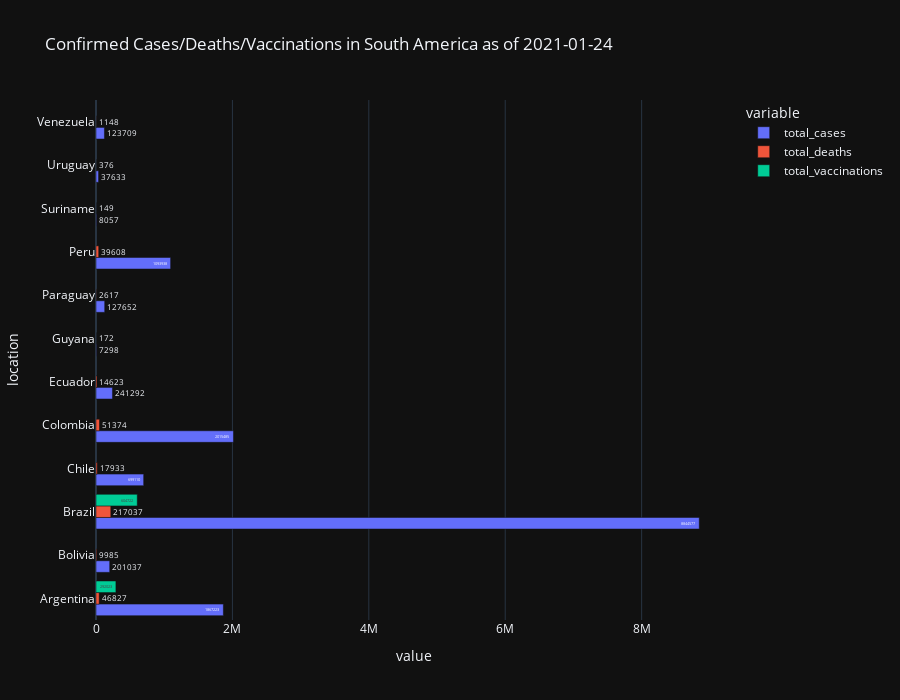

Notebook code for this chart:
### Code cell
#Plot South American countries cases, deaths, vaccinations administered
fig = px.bar(South_America_melt,
             x='value', y='location', color='variable', barmode='group',
             title='Confirmed Cases/Deaths/Vaccinations in South America as of 2021-01-24', text='value', height=700)
fig.show()

### Figure 1 — Plotly figure (JSON) as saved in the notebook; plotly's stock layout.template omitted (floating-point values rounded to 4 significant figures)
{"data": [{"alignmentgroup": "True", "hovertemplate": "variable=total_cases<br>value=%{text}<br>location=%{y}<extra></extra>", "legendgroup": "total_cases", "marker": {"color": "#636efa"}, "name": "total_cases", "offsetgroup": "total_cases", "orientation": "h", "showlegend": true, "text": [1867223, 201037, 8844577, 699110, 2015485, 241292, 7298, 127652, 1093938, 8057, 37633, 123709], "textposition": "auto", "type": "bar", "x": [1867223, 201037, 8844577, 699110, 2015485, 241292, 7298, 127652, 1093938, 8057, 37633, 123709], "xaxis": "x", "y": ["Argentina", "Bolivia", "Brazil", "Chile", "Colombia", "Ecuador", "Guyana", "Paraguay", "Peru", "Suriname", "Uruguay", "Venezuela"], "yaxis": "y"}, {"alignmentgroup": "True", "hovertemplate": "variable=total_deaths<br>value=%{text}<br>location=%{y}<extra></extra>", "legendgroup": "total_deaths", "marker": {"color": "#EF553B"}, "name": "total_deaths", "offsetgroup": "total_deaths", "orientation": "h", "showlegend": true, "text": [46827, 9985, 217037, 17933, 51374, 14623, 172, 2617, 39608, 149, 376, 1148], "textposition": "auto", "type": "bar", "x": [46827, 9985, 217037, 17933, 51374, 14623, 172, 2617, 39608, 149, 376, 1148], "xaxis": "x", "y": ["Argentina", "Bolivia", "Brazil", "Chile", "Colombia", "Ecuador", "Guyana", "Paraguay", "Peru", "Suriname", "Uruguay", "Venezuela"], "yaxis": "y"}, {"alignmentgroup": "True", "hovertemplate": "variable=total_vaccinations<br>value=%{text}<br>location=%{y}<extra></extra>", "legendgroup": "total_vaccinations", "marker": {"color": "#00cc96"}, "name": "total_vaccinations", "offsetgroup": "total_vaccinations", "orientation": "h", "showlegend": true, "text": [292023, null, 604722, null, null, null, null, null, null, null, null, null], "textposition": "auto", "type": "bar", "x": [292023, null, 604722, null, null, null, null, null, null, null, null, null], "xaxis": "x", "y": ["Argentina", "Bolivia", "Brazil", "Chile", "Colombia", "Ecuador", "Guyana", "Paraguay", "Peru", "Suriname", "Uruguay", "Venezuela"], "yaxis": "y"}], "layout": {"barmode": "group", "height": 700, "legend": {"title": {"text": "variable"}, "tracegroupgap": 0}, "title": {"text": "Confirmed Cases/Deaths/Vaccinations in South America as of 2021-01-24"}, "xaxis": {"anchor": "y", "domain": [0, 1], "title": {"text": "value"}}, "yaxis": {"anchor": "x", "domain": [0, 1], "title": {"text": "location"}}}}
